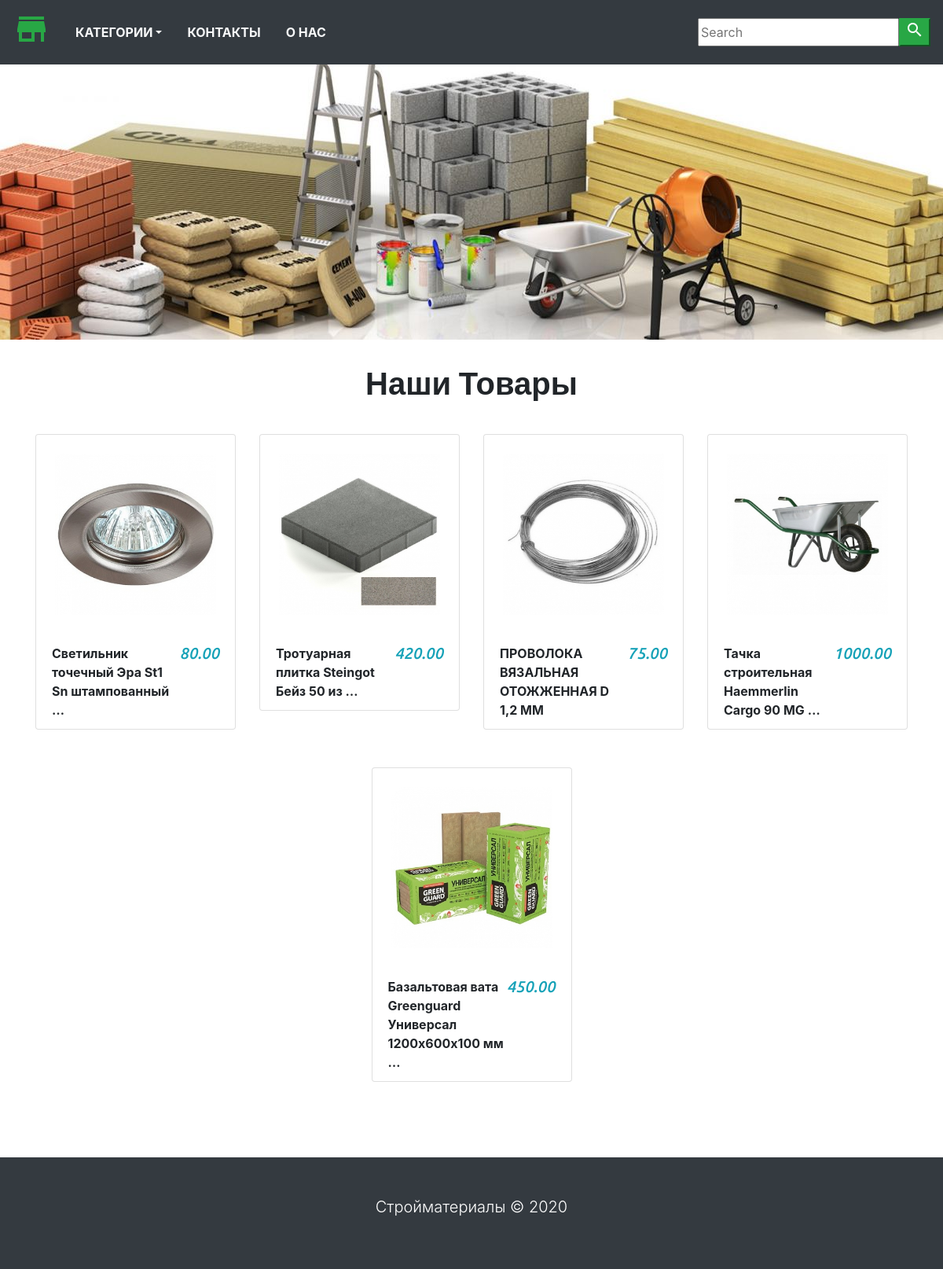
The page / on the database its author committed.
### main/models.py (models this page shows, shortened)
class Product(models.Model):
    category = models.ForeignKey(Category, related_name='products', on_delete=models.CASCADE)
    name = models.CharField("Название", max_length=200, db_index=True)
    slug = models.SlugField(max_length=200, db_index=True)
    image = models.ImageField("Изображение", upload_to='products/%Y/%m/%d', blank=True)
    description = models.TextField("Описание", blank=True)
    price = models.DecimalField("Цена", max_digits=10, decimal_places=2)
    available = models.BooleanField("В наличии", default=True)
    created = models.DateTimeField(auto_now_add=True)
    updated = models.DateTimeField(auto_now=True)
    class Meta:
        verbose_name = "Товар"
        verbose_name_plural = "Товары"
        ordering = ('-created',)
        index_together = (('id', 'slug'),)
    def get_absolute_url(self):
            return reverse('shop:product_detail',
                           args=[self.id, self.slug])

### main/views.py (the view)
# urls.py: path('', product_list, name='product_list'),
def product_list(request, category_slug=None):
    category_page = None
    products = None
    if category_slug != None:
        category_page = get_object_or_404(Category, slug=category_slug)
        products = Product.objects.filter(category=category_page, available=True)
    else:
        products = Product.objects.all().filter(available=True)
    return render(request,
                  'shop/product/list.html',
                  {'category': category_page,
                   'products': products,
                   })

### cart/context_processors.py (called while the page is built)
def cart(request):
    return {'cart': Cart(request)}

### main/context_processors.py (called while the page is built)
def menu_links(request):
    links = Category.objects.all()
    return dict(links=links)

### main/models.py (called while the page is built)
    def get_absolute_url(self):
            return reverse('shop:product_list_by_category',
                           args=[self.slug])

### templates/shop/product/list.html (shortened to what this page needs)
{% extends 'base.html' %}
{% load static %}
{% block content %}
	<div class="container-fluid">
		<div class="row">
			<img class="img-fluid" src="{% static 'images/main_img.jpg' %}" width="100%">
		</div>
	</div>
	<div class="py-4">
		<div class="container">
			<div class="row">
				<div class="col-10 mx-auto my-2 text-center">
					<h1 class="text-capitalize font-weight-bold">
						Наши товары
					</h1>
				</div>
			</div>
		</div>
	</div>
	<div class="container">
		<div class="row">
			{% for product in products %}
				<div class="col-9 mx-auto col-md-6 col-lg-3">
					<div class="card mb-5">
						<div class="p-4">
							<a href="{{ product.get_absolute_url }}"><img class="card-img-top" src="{{ product.image.url }}" alt="{{ product.name }}"></a>
						</div>
						<div class="card-footer d-flex justify-content-between" style="background: transparent; border-color: transparent;">
							<p class="font-weight-bold mb-0">
								{{ product.name|truncatewords:6|safe }}
							</p>
							<h5 class="text-info font-italic mb-0">
								{{ product.price }}
							</h5>
						</div>
					</div>
				</div>
			{% endfor %}
		</div>
	</div>
{% endblock %}

### templates/base.html (shortened to what this page needs)
{% load static %}
<!doctype html>
<html lang="en">
  <head>
    <link rel="stylesheet" href="{% static 'css/base.css' %}">
    <link rel="stylesheet" href="https://cdn.jsdelivr.net/npm/bootstrap@4.5.3/dist/css/bootstrap.min.css">
    <link rel="stylesheet" href="https://stackpath.bootstrapcdn.com/bootstrap/4.3.1/css/bootstrap.min.css">
  </head>
  <body>
    {% include 'navbar.html' %}
    {% block content %}
    {% endblock %}
    {% include 'footer.html' %}
  </body>
</html>

### templates/navbar.html (shortened to what this page needs)
<nav class="navbar navbar-expand-md navbar-light bg-dark">
  <a href="{% url 'shop:product_list' %}" class="navbar-brand"><i class='material-icons text-success md-48'>store</i></a>
   <div class="collapse navbar-collapse justify-content-between" id="navbarSupportedContent">
  <ul class="navbar-nav">
    <li class="nav-item dropdown"><a class="nav-link text-light text-uppercase font-weight-bold px-3 dropdown-toggle" data-toggle="dropdown" href="">Категории</a>
    <li class="nav-item"><a class="nav-link text-light text-uppercase font-weight-bold px-3" href="">Контакты</a></li>
    <li class="nav-item"><a class="nav-link text-light text-uppercase font-weight-bold px-3" href="">О нас</a></li>
  </ul>
  <form class="form-inline">
    <div class="input-group">
      <input type="text" placeholder="Search">
      <div>
        <button class="btn-success"><i class='material-icons md-24'>search</i></button>
      </div>
    </div>
  </form>
</div>
</nav>

### templates/footer.html
<footer class='bg-dark text-white mt-5 p-5'>
  <div class="container">
    <p class="lead text-center">Стройматериалы &copy; 2020</p>
  </div>
</footer>

### static/css/base.css (style rules this page uses)
body { margin:0; padding:0; font-family:helvetica, sans-serif; }
h1, h2, h3, h4, h5 , h6 { font-family: 'Ubuntu', sans-serif; font-weight:normal; }
a { text-decoration:none; color:#5993bb; }

### templates/base.html (style rules this page uses)
.material-icons.md-48 { font-size: 48px; }
.material-icons.md-24 { font-size: 24px; }

### rows shown on the page
Product: image (picture), name "Светильник точечный Эра St1 Sn штампованный …", price "80.00"
Product: image (picture), name "Тротуарная плитка Steingot Бейз 50 из …", price "420.00"
Product: image (picture), name "ПРОВОЛОКА ВЯЗАЛЬНАЯ ОТОЖЖЕННАЯ D 1,2 ММ", price "75.00"
Product: image (picture), name "Тачка строительная Haemmerlin Cargo 90 MG …", price "1000.00"
Product: image (picture), name "Базальтовая вата Greenguard Универсал 1200x600x100 мм …", price "450.00"
